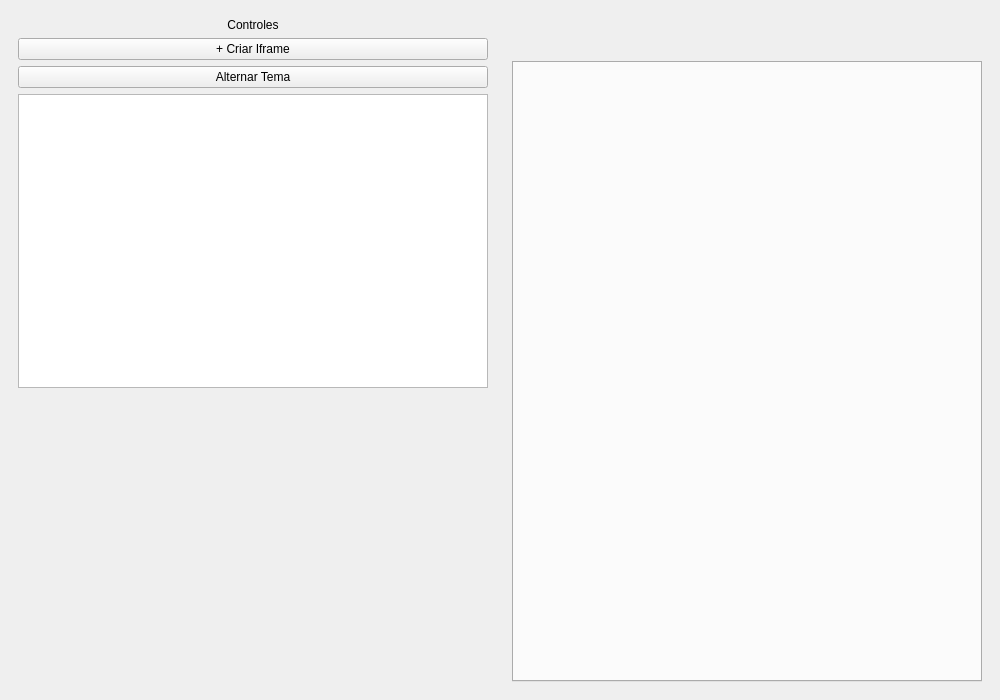
<?xml version="1.0" encoding="UTF-8"?>
<ui version="4.0">
 <class>MainWindow</class>
 <widget class="QMainWindow" name="MainWindow">
  <property name="geometry">
   <rect>
    <x>0</x>
    <y>0</y>
    <width>1000</width>
    <height>700</height>
   </rect>
  </property>
  <property name="windowTitle">
   <string>Tree MVC - Tabs / Iframes (UI)</string>
  </property>
  <widget class="QWidget" name="centralwidget">
   <layout class="QHBoxLayout" name="horizontalLayout">
    <item>
     <widget class="QWidget" name="sidebar">
      <property name="minimumSize">
       <size>
        <width>220</width>
        <height>0</height>
       </size>
      </property>
      <layout class="QVBoxLayout" name="verticalLayout">
       <item>
        <widget class="QLabel" name="labelTitle">
         <property name="text"><string>Controles</string></property>
         <property name="alignment"><set>Qt::AlignCenter</set></property>
        </widget>
       </item>
       <item>
        <widget class="QPushButton" name="addIframeBtn">
         <property name="text"><string>+ Criar Iframe</string></property>
        </widget>
       </item>
       <item>
        <widget class="QPushButton" name="toggleThemeBtn">
         <property name="text"><string>Alternar Tema</string></property>
        </widget>
       </item>
       <item>
        <widget class="QTreeWidget" name="treeWidget">
         <property name="headerHidden"><bool>true</bool></property>
        </widget>
       </item>
       <item>
        <spacer name="verticalSpacer">
         <property name="orientation"><enum>Qt::Vertical</enum></property>
         <property name="sizeHint" stdset="0">
          <size>
           <width>20</width>
           <height>40</height>
          </size>
         </property>
        </spacer>
       </item>
      </layout>
     </widget>
    </item>
    <item>
     <widget class="QWidget" name="content">
      <layout class="QVBoxLayout" name="verticalLayout_2">
       <item>
        <widget class="QToolBar" name="toolBar">
         <property name="toolButtonStyle"><enum>Qt::ToolButtonTextOnly</enum></property>
         <attribute name="toolBarArea">
          <number>0</number>
         </attribute>
        </widget>
       </item>
       <item>
        <widget class="QLabel" name="statusLabel">
         <property name="text"><string></string></property>
        </widget>
       </item>
       <item>
        <widget class="QTabWidget" name="tabWidget"/>
       </item>
      </layout>
     </widget>
    </item>
   </layout>
  </widget>
  <resources/>
  <connections/>
 </widget>
 <customwidgets/>
</ui>
